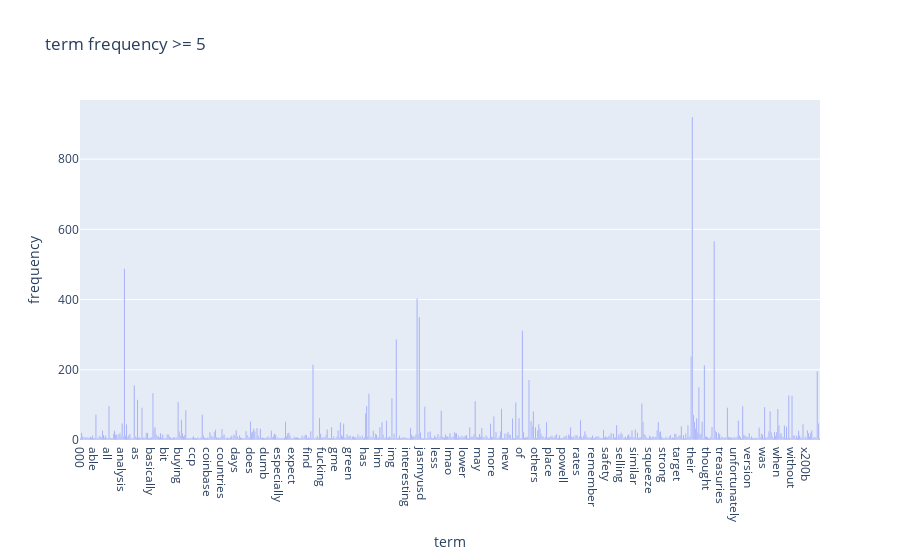

The code cell stored with this chart in its notebook:
### Code cell
# EX13 選擇一定出現頻率以上的顯示
df_index = np.where(term_freq >= 5)[0] # 5只是個範例，可以根據需求調整
term_freq_df = pd.DataFrame({'term': count_vect.get_feature_names_out()[df_index], 'frequency': term_freq[df_index]})
fig = px.bar(term_freq_df, x='term', y='frequency', title='term frequency >= 5')
fig.show()

### Figure 1 — Plotly figure (JSON) as saved in the notebook; plotly's stock layout.template omitted (floating-point values rounded to 4 significant figures; data arrays with more than 128 entries replaced by an {"elided": "..."} marker saying what was removed)
{"data": [{"hovertemplate": "term=%{x}<br>frequency=%{y}<extra></extra>", "legendgroup": "", "marker": {"color": "#636efa", "pattern": {"shape": ""}}, "name": "", "orientation": "v", "showlegend": false, "textposition": "auto", "type": "bar", "x": {"elided": "675 str values"}, "xaxis": "x", "y": {"elided": "675 int values"}, "yaxis": "y"}], "layout": {"barmode": "relative", "legend": {"tracegroupgap": 0}, "title": {"text": "term frequency >= 5"}, "xaxis": {"anchor": "y", "domain": [0, 1], "title": {"text": "term"}}, "yaxis": {"anchor": "x", "domain": [0, 1], "title": {"text": "frequency"}}}}
